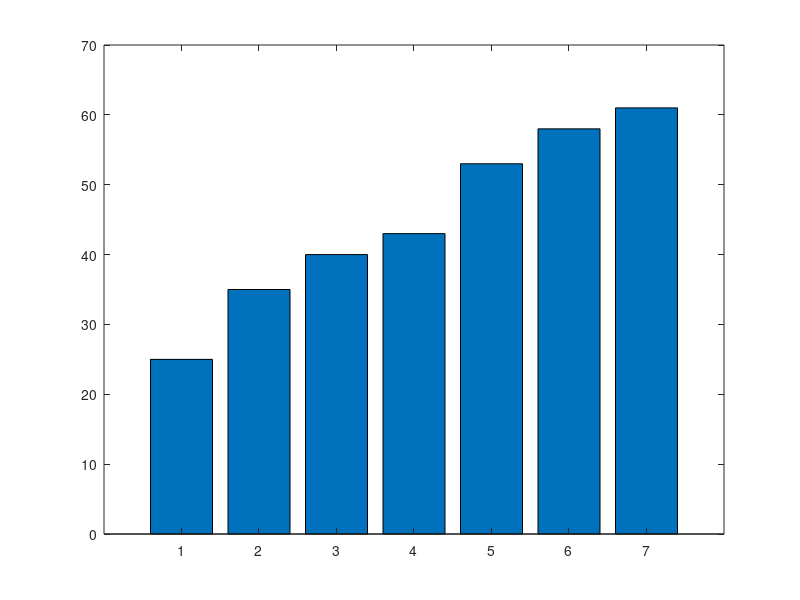

MATLAB code for this plot: (Note: this script raises an error after producing the figure.)
% =====================================================
%  UTS Matematika Sains Data — Semester Genap 2025/2026
%  Soal 1 — Eksplorasi Profil Data
%  ---------------------------------------------------
%  Nama  : Anjaanie Mafaaza Sahilah
%  NIM   : 2510514023
%  Parameter: N=23, a=2, b=3, K=6, theta0=75, alpha=0.004
%  Tanggal: 2026-04-28
% =====================================================

clc; clear; close all;

% Parameter
N=23; a=2; b=3; K=6;

%% (a) Membentuk data penjualan D1–D7
for i=1:7
    D(i)=20+(K*i)+mod(a*i,7)-mod(b*i,5);
end

disp('Data Penjualan:')
disp(D)

%% (b) Menghitung statistik dasar
mean_D = mean(D)
median_D = median(D)
mode_D = mode(D)
range_D = range(D)
std_D = std(D,1)

%% (c) Visualisasi diagram batang
figure
bar(D)
hold on
yline(mean_D,'r','LineWidth',2)

xlabel('Toko')
ylabel('Penjualan (juta)')
title('Penjualan 7 Toko')
grid on

saveas(gcf,'fig_s1_barchart.png')
